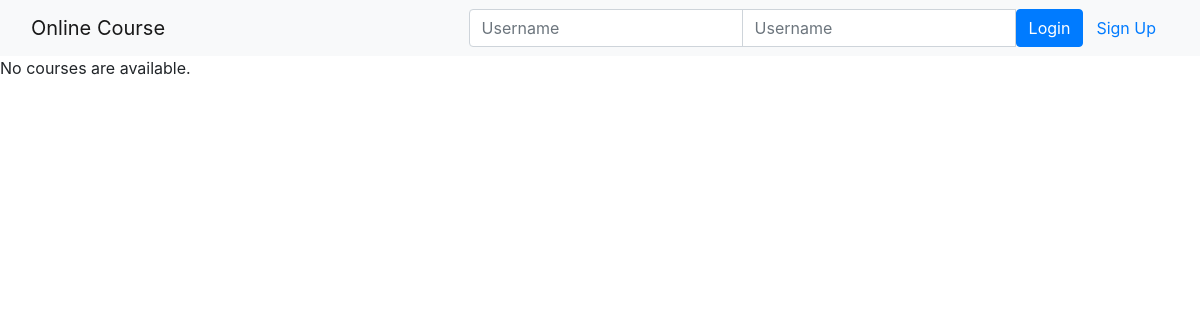
Page /onlinecourse/ on the earlier database version.
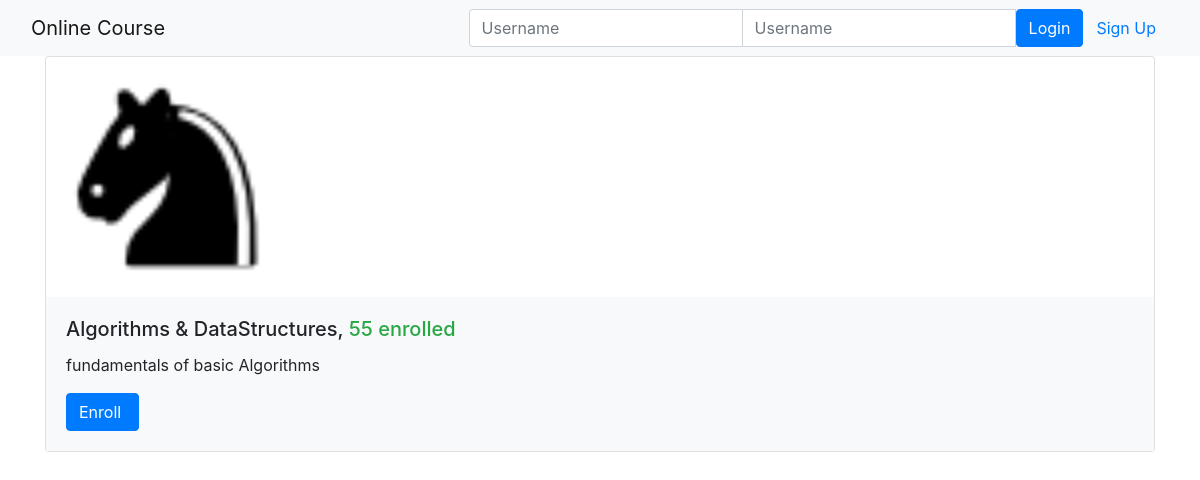
Same page on the later database version.
### onlinecourse/models.py (models this page shows, shortened)
class Course(models.Model):
    name = models.CharField(null=False, max_length=30, default='online course')
    image = models.ImageField(upload_to='course_images/')
    description = models.CharField(max_length=1000)
    pub_date = models.DateField(null=True)
    instructors = models.ManyToManyField(Instructor)
    users = models.ManyToManyField(settings.AUTH_USER_MODEL, through='Enrollment')
    total_enrollment = models.IntegerField(default=0)
    is_enrolled = False

### onlinecourse/views.py (the view)
class CourseListView(generic.ListView):
    template_name = 'onlinecourse/course_list_bootstrap.html'
    context_object_name = 'course_list'
    def get_queryset(self):
        user = self.request.user
        courses = Course.objects.order_by('-total_enrollment')[:10]
        for course in courses:
            if user.is_authenticated:
                course.is_enrolled = check_if_enrolled(user, course)
        return courses

### onlinecourse/templates/onlinecourse/course_list_bootstrap.html (shortened to what this page needs)
<!DOCTYPE html>
<html lang="en">
<head>
    {% load static %}
    <link rel="stylesheet" href="https://maxcdn.bootstrapcdn.com/bootstrap/4.5.2/css/bootstrap.min.css">
</head>
<body>
    <nav class="navbar navbar-light bg-light">
        <div class="container-fluid">
            <div class="navbar-header">
                  <a class="navbar-brand" href="#">Online Course</a>
            </div>
            <ul class="nav navbar-nav navbar-right">
                {% if user.is_authenticated %}
                <li>
                    <a class="btn btn-link" href="#">{{ user.first_name }}({{ user.username }})</a>
                    <a class="btn btn-link" href="{% url 'onlinecourse:logout' %}">Logout</a>
                </li>
                {% else %}
                <li>
                    <form class="form-inline" action="{% url 'onlinecourse:login' %}" method="post">
                        <div class="input-group">
                            <input type="text" class="form-control" placeholder="Username" name="username" >
                            <input type="password" class="form-control" placeholder="Username" name="psw" >
                            <button class="btn btn-primary" type="submit">Login</button>
                            <a class="btn btn-link" href="{% url 'onlinecourse:registration' %}">Sign Up</a>
                        </div>
                    </form>
                </li>
                {% endif %}
            </ul>
        </div>
    </nav>
    {% if course_list %}
        <div class="container">
            <div class="card-deck">
                {% for course in course_list %}
                         <div class="card" style="width: 36rem;">
                          <img class="card-img-left" src="{{MEDIA_URL}}/{{ course.image }}" width="240px" height="240px"
                               alt="Course image">
                          <div class="card-body bg-light">
                              <h5 class="card-title">{{ course.name }}, <span class="text-success">
                                  {{ course.total_enrollment}} enrolled</span></h5>
                            <p class="card-text">{{ course.description}}</p>
                            <form action="{% url 'onlinecourse:enroll' course.id %}" method="post">
                                  <input class="btn btn-primary"  type="submit"
                                         value="{% if course.is_enrolled %}Enter{% else %}Enroll{% endif %} ">
                            </form>
                          </div>
                        </div>
                {% endfor %}
            </div>
        </div>
    {% else %}
        <p>No courses are available.</p>
    {% endif %}
</body>
</html>

Differences in the rows shown:
added Course: image (picture), name "Algorithms & DataStructures", total_enrollment "55", description "fundamentals of basic Algorithms", is_enrolled "Enroll"
Other differences:
text no longer shown: "No courses are available."
